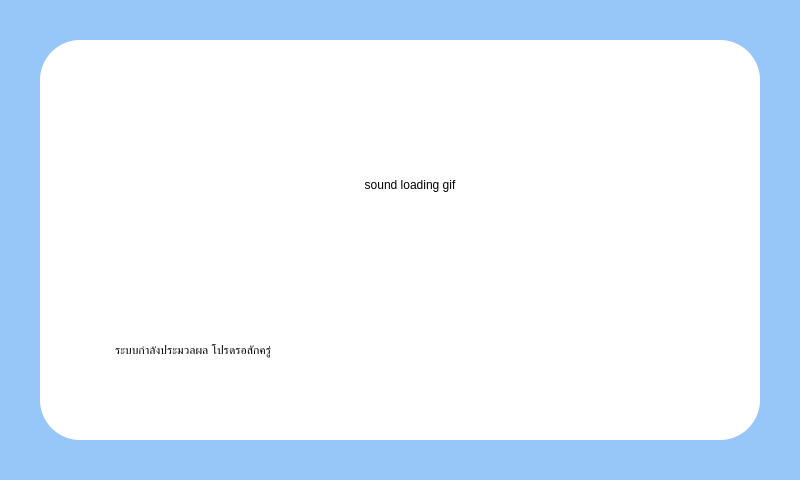
<?xml version="1.0" encoding="UTF-8"?>
<ui version="4.0">
 <class>background_voice_loading</class>
 <widget class="QDialog" name="background_voice_loading">
  <property name="geometry">
   <rect>
    <x>0</x>
    <y>0</y>
    <width>800</width>
    <height>480</height>
   </rect>
  </property>
  <property name="windowTitle">
   <string>Dialog</string>
  </property>
  <property name="styleSheet">
   <string notr="true">QWidget#background_voice_loading{
background-color: #97C7F9}</string>
  </property>
  <widget class="QFrame" name="frame_of_loading">
   <property name="geometry">
    <rect>
     <x>40</x>
     <y>40</y>
     <width>720</width>
     <height>400</height>
    </rect>
   </property>
   <property name="styleSheet">
    <string notr="true">background-color: rgb(255, 255, 255);
border-radius:40px</string>
   </property>
   <property name="frameShape">
    <enum>QFrame::StyledPanel</enum>
   </property>
   <property name="frameShadow">
    <enum>QFrame::Raised</enum>
   </property>
   <widget class="QLabel" name="label_voice_gif">
    <property name="geometry">
     <rect>
      <x>70</x>
      <y>30</y>
      <width>600</width>
      <height>230</height>
     </rect>
    </property>
    <property name="styleSheet">
     <string notr="true">background-color:#ffffff;
font: 75 36pt &quot;JasmineUPC&quot;;</string>
    </property>
    <property name="text">
     <string>sound loading gif</string>
    </property>
    <property name="alignment">
     <set>Qt::AlignCenter</set>
    </property>
   </widget>
   <widget class="QLabel" name="text_of_waiting_process">
    <property name="geometry">
     <rect>
      <x>75</x>
      <y>280</y>
      <width>580</width>
      <height>60</height>
     </rect>
    </property>
    <property name="styleSheet">
     <string notr="true">font: 34pt &quot;JasmineUPC&quot;;</string>
    </property>
    <property name="text">
     <string>ระบบกำลังประมวลผล โปรดรอสักครู่</string>
    </property>
   </widget>
  </widget>
 </widget>
 <resources/>
 <connections/>
</ui>
